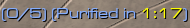
#> input picture tests/ocr sampling/01en/zz_origional/prot-singlehero-withtime/raw_screenshots/05-white-117.png, 190 x 28 px; its folder holds only this picture in this run
$ python maker_yellow_small.py
#> lines starting #> are read from the running program, lines starting #| are printed output that depends on the picture; after the words box and inside, x2 and y2 are one past the last pixel; in counts of white or black regions, pixels touching at a corner belong together
#> in main, img is the input picture: shape (28, 190, 3); mean B, G, R 115.2, 122.8, 130.9
# -*- coding: utf-8 -*-
import cv2
import numpy as np
import os

# === 黄色文字 (HSV Mode) 专用制作脚本 ===
INPUT_DIR = 'raw_screenshots'
OUTPUT_DIR = 'templates_yellow_hsv'

# === 你验证过的参数 ===
SCALE_FACTOR = 4.0

# HSV 核心参数 (基于 Tuner 默认值)
H_MIN = 28
H_MAX = 35
S_MIN = 50
V_MIN = 50

# 你调整后的关键阈值
GLOBAL_THRESH = 110

# 形态学参数 (Tuner 默认为 0，如需闭运算防断裂可改为 2 或 3)
CLOSE_KERNEL_SIZE = 0

def preprocess_yellow_hsv(img_bgr):
    if img_bgr is None: return None

    # 1. 放大
    h, w = img_bgr.shape[:2]
#> h = 28; w = 190
    img_resized = cv2.resize(img_bgr, (int(w * SCALE_FACTOR), int(h * SCALE_FACTOR)), interpolation=cv2.INTER_CUBIC)
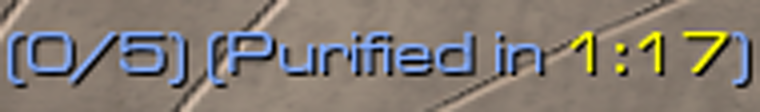
#> img_resized: shape (112, 760, 3); mean B, G, R 115.2, 122.8, 130.9

    # 2. 转到 HSV 空间
    hsv = cv2.cvtColor(img_resized, cv2.COLOR_BGR2HSV)
#> hsv: shape (112, 760, 3); mean H, S, V 30.2, 59.6, 140

    # 3. 创建颜色掩膜 (Color Mask)
    # 只保留 H(20-35), S(>50), V(>50) 的像素
    lower_yellow = np.array([H_MIN, S_MIN, V_MIN])
    upper_yellow = np.array([H_MAX, 255, 255])
    mask = cv2.inRange(hsv, lower_yellow, upper_yellow)
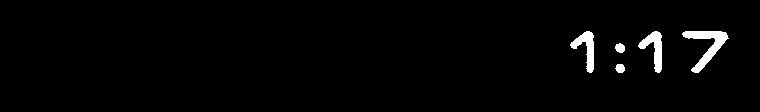
#> mask: shape (112, 760); 2% white; 5 white regions, box (x1, y1, x2, y2) and area: (682, 31, 729, 73) 687, (638, 31, 662, 73) 446, (570, 31, 594, 73) 430, (615, 43, 625, 53) 76, (615, 64, 625, 73) 71

    # 4. 提取亮度层 (Value Channel)
    # 利用 mask 把背景扣掉，只留下文字的亮度信息
    _, _, v_channel = cv2.split(hsv)
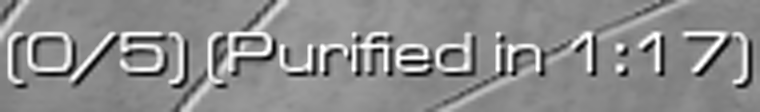
#> v_channel: shape (112, 760); min 0, max 255, mean 140
    filtered_gray = cv2.bitwise_and(v_channel, v_channel, mask=mask)

    # 5. 归一化 (Normalize)
    # 这一步至关重要！把过滤后的文字亮度拉满到 255
    if cv2.countNonZero(mask) > 0:
        filtered_gray = cv2.normalize(filtered_gray, None, 0, 255, cv2.NORM_MINMAX)

    # 6. 全局阈值 (User: 110)
    _, binary = cv2.threshold(filtered_gray, GLOBAL_THRESH, 255, cv2.THRESH_BINARY)
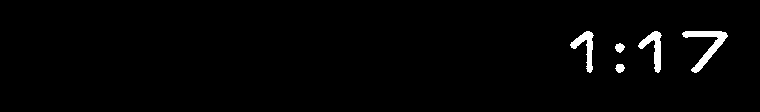
#> binary: shape (112, 760); 1.7% white; 5 white regions, box (x1, y1, x2, y2) and area: (682, 31, 728, 73) 581, (638, 31, 662, 73) 389, (570, 31, 594, 73) 367, (615, 43, 625, 53) 68, (615, 64, 625, 73) 66

    # 7. 闭运算 (可选，用于缝合断裂)
    if CLOSE_KERNEL_SIZE > 0:
        kernel = cv2.getStructuringElement(cv2.MORPH_RECT, (CLOSE_KERNEL_SIZE, CLOSE_KERNEL_SIZE))
        binary = cv2.morphologyEx(binary, cv2.MORPH_CLOSE, kernel)

    return binary

def main():
    if not os.path.exists(INPUT_DIR):
        print(f"错误：找不到文件夹 '{INPUT_DIR}'")
        return
    if not os.path.exists(OUTPUT_DIR):
        os.makedirs(OUTPUT_DIR)

    files = [f for f in os.listdir(INPUT_DIR) if f.lower().endswith(('.png', '.jpg'))]
    print(f"开始处理 {len(files)} 张图片 (黄色 HSV 模式)...")
    print(f"参数: H[{H_MIN}-{H_MAX}], Thresh={GLOBAL_THRESH}")

    for filename in files:
        img = cv2.imread(os.path.join(INPUT_DIR, filename))
        if img is None: continue

        # 建议：如果是处理原始大图，可以在这里加个简单的 ROI 裁剪
        # 比如：img = img[0:100, 1000:1500]
        # 这样能避免全图噪点干扰 Normalize 的效果

        result = preprocess_yellow_hsv(img)

        if result is not None:
            out_path = os.path.join(OUTPUT_DIR, 'yellow_hsv_' + filename)
            cv2.imwrite(out_path, result)
            print(f"已保存: {out_path}")

    print("完成！请检查 templates_yellow_hsv 文件夹。")

if __name__ == '__main__':
    main()

$ run again, on tests/ocr sampling/01en/zz_origional/prot-singlehero-withtime/raw_screenshots/05-yellow-208.png
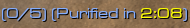
#> input picture tests/ocr sampling/01en/zz_origional/prot-singlehero-withtime/raw_screenshots/05-yellow-208.png, 190 x 28 px
#> in main, img is the input picture: shape (28, 190, 3); mean B, G, R 86.3, 110.9, 130.3
#> hsv: shape (112, 760, 3); mean H, S, V 29.7, 110.3, 138.7
#> in preprocess_yellow_hsv, `mask = cv2.inRange(hsv, lower_yellow, upper_yellow)`:
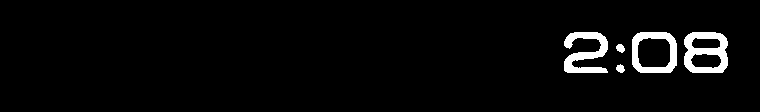
#> mask: shape (112, 760); 3.6% white; 5 white regions, box (x1, y1, x2, y2) and area: (684, 32, 728, 73) 1076, (564, 32, 608, 73) 972, (632, 32, 677, 73) 878, (616, 44, 625, 53) 58, (616, 64, 625, 73) 56
#> in preprocess_yellow_hsv, `_, binary = cv2.threshold(filtered_gray, GLOBAL_THRESH, 255, cv2.THRES..`:
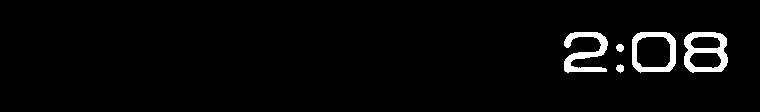
#> binary: shape (112, 760); 3% white; 5 white regions, box (x1, y1, x2, y2) and area: (684, 32, 728, 73) 919, (564, 32, 608, 73) 831, (632, 32, 676, 73) 740, (616, 64, 624, 73) 51, (616, 44, 624, 52) 50

$ run again, on tests/ocr sampling/01en/zz_origional/prot-singlehero-withtime/raw_screenshots/05-white-123.png
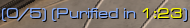
#> input picture tests/ocr sampling/01en/zz_origional/prot-singlehero-withtime/raw_screenshots/05-white-123.png, 190 x 28 px
#> in main, img is the input picture: shape (28, 190, 3); mean B, G, R 103.6, 114, 122.7
#> hsv: shape (112, 760, 3); mean H, S, V 31.1, 69.8, 131.7
#> in preprocess_yellow_hsv, `mask = cv2.inRange(hsv, lower_yellow, upper_yellow)`:
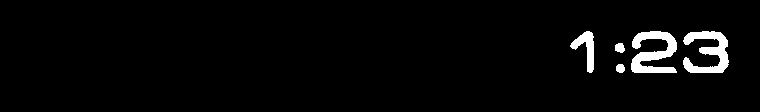
#> mask: shape (112, 760); 3.2% white; 5 white regions, box (x1, y1, x2, y2) and area: (631, 31, 677, 73) 1096, (683, 31, 729, 73) 1023, (570, 31, 594, 73) 432, (615, 43, 625, 53) 79, (616, 64, 625, 73) 67
#> in preprocess_yellow_hsv, `_, binary = cv2.threshold(filtered_gray, GLOBAL_THRESH, 255, cv2.THRES..`:
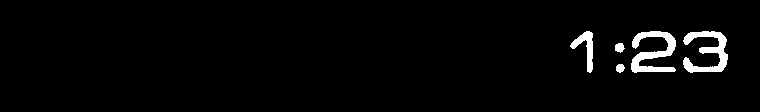
#> binary: shape (112, 760); 2.7% white; 5 white regions, box (x1, y1, x2, y2) and area: (631, 31, 676, 73) 915, (683, 31, 728, 73) 873, (570, 31, 593, 73) 370, (615, 43, 625, 53) 73, (616, 64, 625, 73) 62
